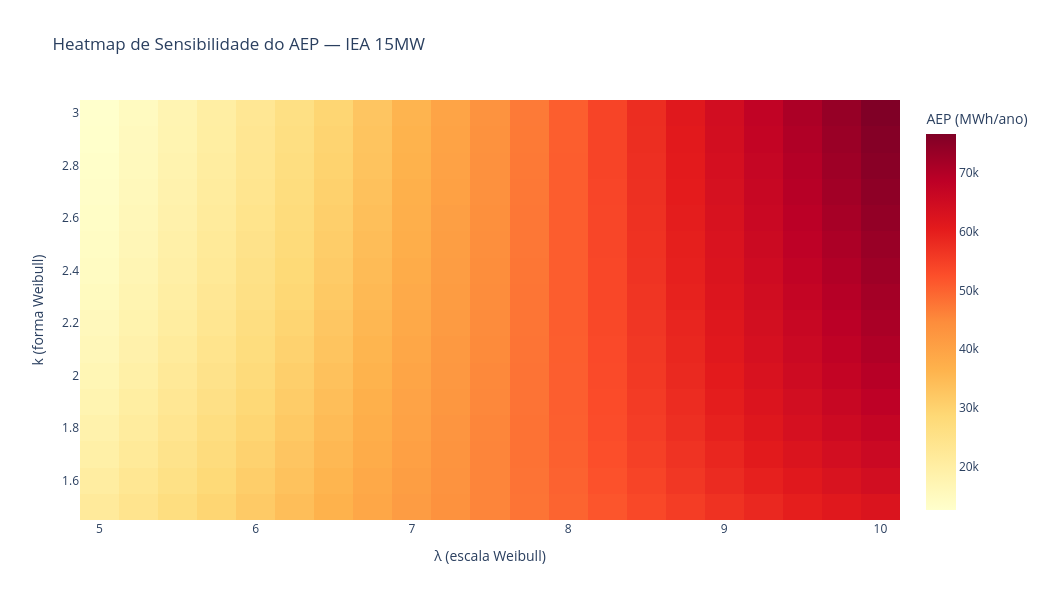

The notebook cell saved with this chart:
### Markdown cell above
**Informações obtidas:**
- **AEP (Annual Energy Production):** A integração numérica da curva de potência ponderada pela PDF de Weibull estima a energia anual produzida em cada cenário de vento. É o indicador mais importante para a viabilidade econômica de um projeto eólico.
- **Cenário offshore vs onshore:** A diferença de AEP entre os cenários reflete como cada turbina responde a regimes de vento distintos. Turbinas de grande porte beneficiam-se mais do cenário offshore (λ=8 m/s) com ventos mais fortes.
- **Fator de capacidade implícito:** O fator de capacidade pode ser calculado como FC = AEP / (P_nom × 8760h). Turbinas com FC > 40% em offshore indicam excelente adequação ao recurso eólico do sítio.
- **Seleção de turbina:** Turbinas com maior AEP para o cenário de vento específico do projeto são as melhores candidatas — este cálculo é a base para estudos de viabilidade.

### Code cell
target_turbine = 'IEA 15MW'
df_target = df_all[df_all['turbine'] == target_turbine].sort_values('wind_speed_ms').copy()

k_values = np.round(np.arange(1.5, 3.05, 0.1), 2)
lam_values = np.round(np.arange(5.0, 10.25, 0.25), 2)

df_aep_grid = plot_aep_heatmap(
    df_turbine=df_target,
    turbine_name=target_turbine,
    k_range=k_values,
    lam_range=lam_values,
)

best = df_aep_grid.loc[df_aep_grid['AEP_MWh'].idxmax()]
print(
    f"Maior AEP no grid: {best['AEP_MWh']:.1f} MWh/ano "
    f"(k={best['k']:.2f}, λ={best['lam']:.2f})"
 )

### Figure 1 — Plotly figure (JSON) as saved in the notebook; plotly's stock layout.template omitted (floating-point values rounded to 4 significant figures; data arrays with more than 128 entries replaced by an {"elided": "..."} marker saying what was removed)
{"data": [{"coloraxis": "coloraxis", "hovertemplate": "λ (escala Weibull): %{x}<br>k (forma Weibull): %{y}<br>AEP (MWh/ano): %{z}<extra></extra>", "name": "0", "type": "heatmap", "x": [5.0, 5.25, 5.5, 5.75, 6.0, 6.25, 6.5, 6.75, 7.0, 7.25, 7.5, 7.75, 8.0, 8.25, 8.5, 8.75, 9.0, 9.25, 9.5, 9.75, 10.0], "xaxis": "x", "y": [1.5, 1.6, 1.7, 1.8, 1.9, 2.0, 2.1, 2.2, 2.3, 2.4, 2.5, 2.6, 2.7, 2.8, 2.9, 3.0], "yaxis": "y", "z": {"elided": "16x21 float values"}}], "layout": {"coloraxis": {"colorbar": {"title": {"text": "AEP (MWh/ano)"}}, "colorscale": [[0, "rgb(255,255,204)"], [0.125, "rgb(255,237,160)"], [0.25, "rgb(254,217,118)"], [0.375, "rgb(254,178,76)"], [0.5, "rgb(253,141,60)"], [0.625, "rgb(252,78,42)"], [0.75, "rgb(227,26,28)"], [0.875, "rgb(189,0,38)"], [1, "rgb(128,0,38)"]]}, "height": 600, "title": {"text": "Heatmap de Sensibilidade do AEP — IEA 15MW"}, "width": 1050, "xaxis": {"anchor": "y", "domain": [0, 1], "title": {"text": "λ (escala Weibull)"}}, "yaxis": {"anchor": "x", "autorange": true, "domain": [0, 1], "title": {"text": "k (forma Weibull)"}}}}
